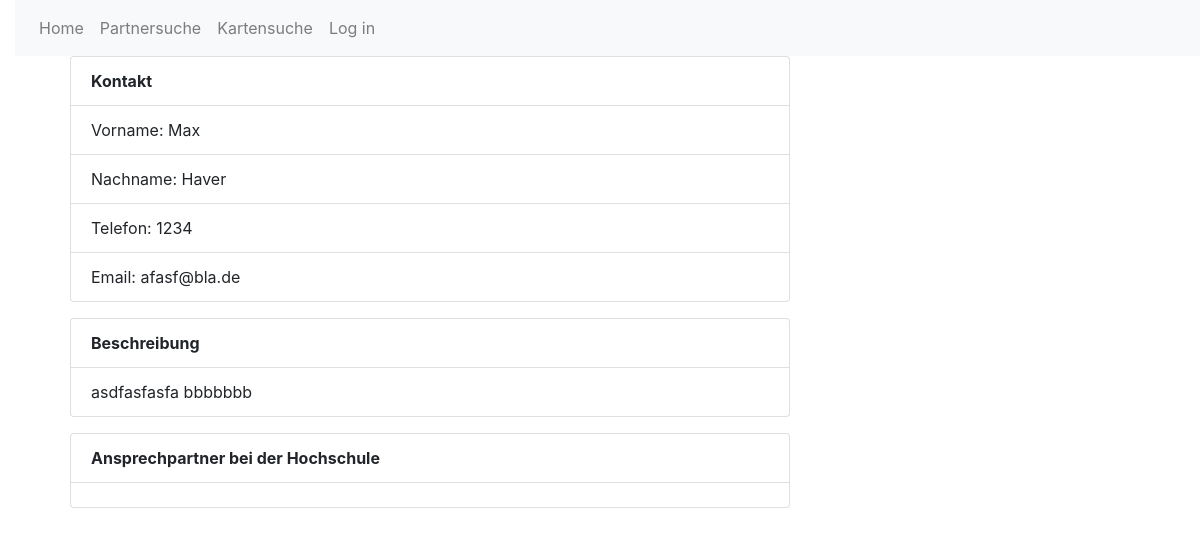
/firmen/kontakt_detail/11, run on the app's committed database.
### crm/models.py (models this page shows, shortened)
class KontaktFirma(models.Model):
    vorname = models.CharField(max_length=50, blank=False) #max_length = required
    nachname = models.CharField(max_length=50, blank=False)
    email = models.EmailField(null=True)
    telefon = models.CharField(max_length=30, blank=True, null=True)
    telefon2 = models.CharField(max_length=30, blank=True, null=True)
    freie_beschreibung = models.TextField(null=True, blank=True)
    firma = models.ForeignKey(Firma,on_delete=models.SET_NULL, null=True, blank=False)
    hsbo_mitarbeiter = models.ManyToManyField(settings.AUTH_USER_MODEL, blank=False)
    class Meta:
        verbose_name_plural = "Kontakt Firmen"

### crm/views.py (the view)
# urls.py: path('firmen/kontakt_detail/<int:pk>', views.kontakt_detail, name='kontakt_detail'),
def kontakt_detail(request, pk):
    kontakt = get_object_or_404(KontaktFirma, pk=pk)
    return render(request, 'bopartner/kontakt_detail.html', {'kontakt':kontakt})

### crm/templates/bopartner/kontakt_detail.html (shortened to what this page needs)
{% extends 'bopartner/base.html' %}
{% block content %}
<div class="post">
    <div>
        <ul>
            <li class="list-group-item"><b>Kontakt</b></li>
            <li class="list-group-item">Vorname: {{ kontakt.vorname }}</li>
            <li class="list-group-item">Nachname: {{ kontakt.nachname }}</li>
            {% if kontakt.telefon %}
            <li class="list-group-item">Telefon: {{ kontakt.telefon }}</li>
            {% endif %}
            <li class="list-group-item">Email: {{kontakt.email}}</li>
        </ul>
    </div>
    <div>
        <ul>
            <li class="list-group-item"><b>Beschreibung</b></li>
            <li class="list-group-item">{{ kontakt.freie_beschreibung }}</li>
        </ul>
    </div>
    <div>
        <ul>
            <li class="list-group-item"><b>Ansprechpartner bei der Hochschule</b></li>
            <li class="list-group-item"></li>
        </ul>
    </div>
</div>
{% endblock %}

### crm/static/css/bopartner.css (style rules this page uses)
body { padding-left: 15px; }
.post { margin-bottom: 70px; }

### data on the page
KontaktFirma: vorname "Max", nachname "Haver", telefon "1234", email "afasf@bla.de", freie_beschreibung "asdfasfasfa bbbbbbb"
